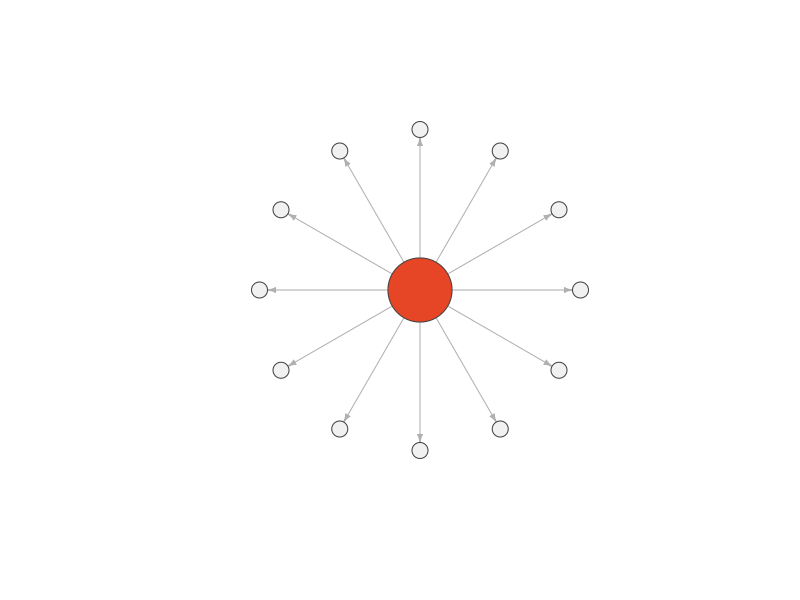
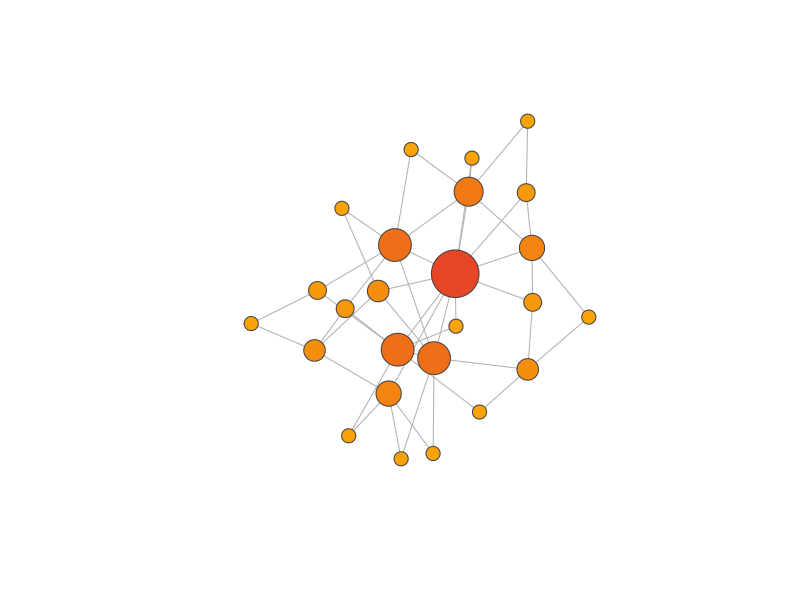
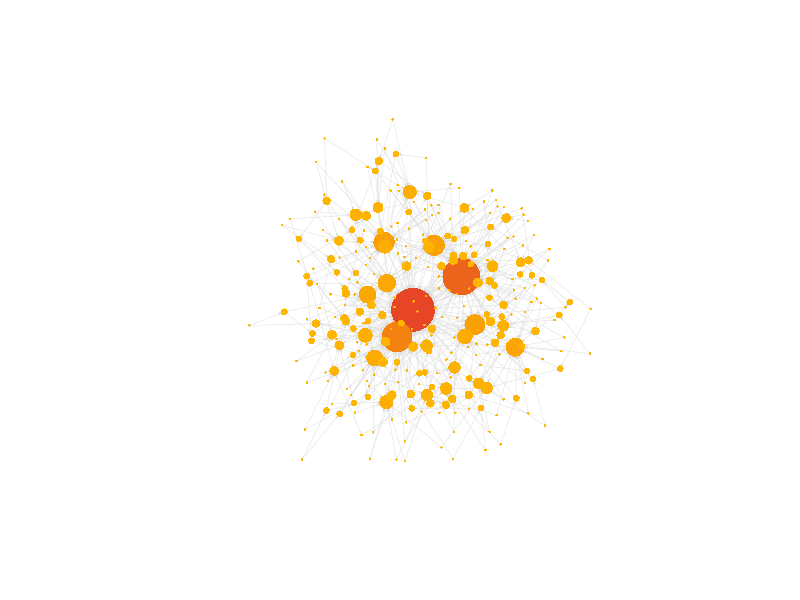
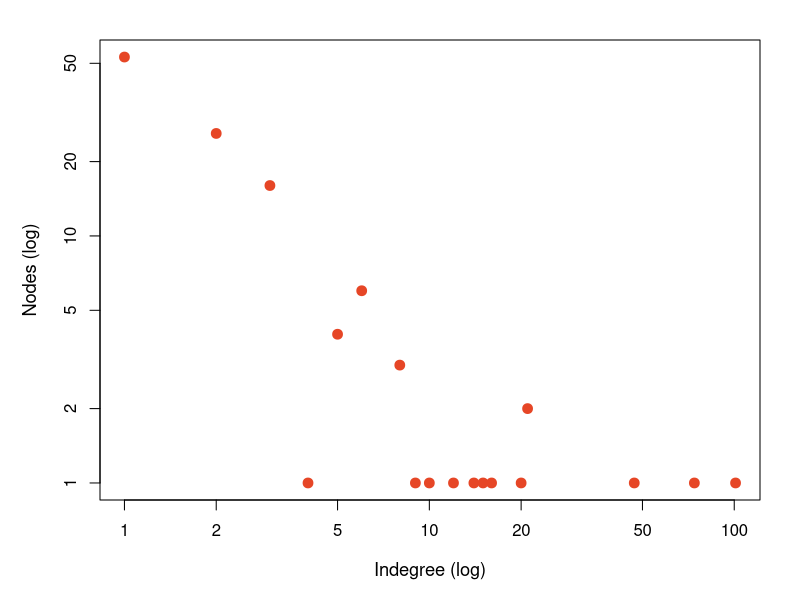
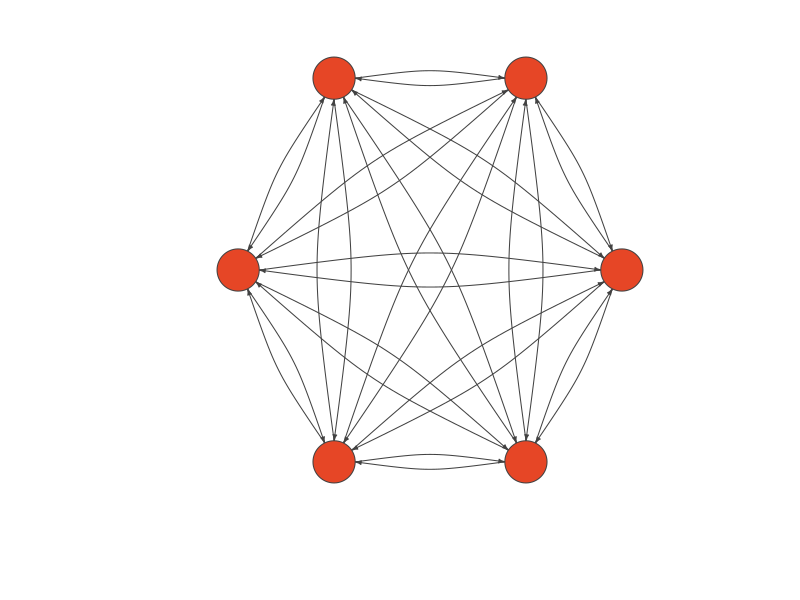
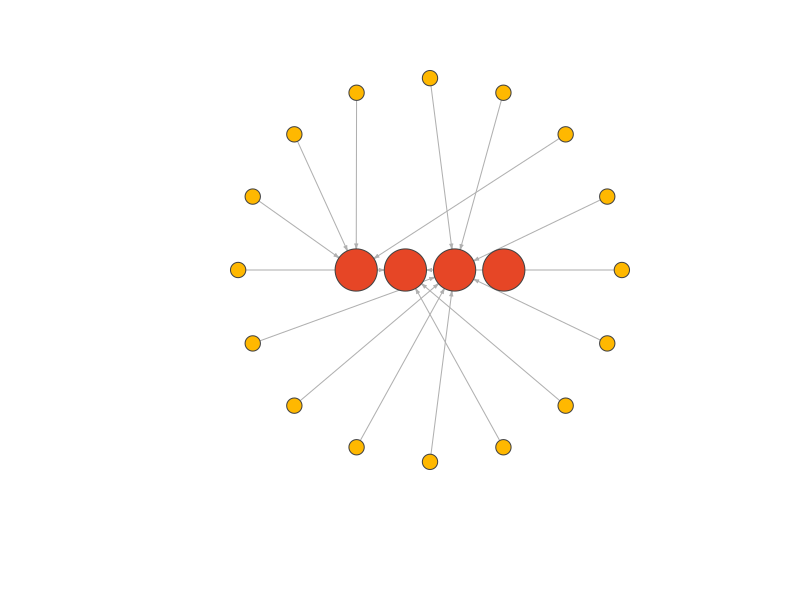

Generate these figures, in order, with R:
## ---- chunk 1
#| label: fig-broadcast-gatekeeping
#| fig-cap: "Broadcast gatekeeping: one newsroom, many passive recipients"
#| fig-width: 5
#| fig-height: 5
library(igraph)
set.seed(42)
g_broadcast <- make_star(13, mode = "out")
plot(g_broadcast,
     layout = layout_as_star(g_broadcast),
     vertex.size = c(40, rep(10, 12)),
     vertex.color = c("#e64626", rep("#F1F1F1", 12)),
     vertex.label = NA,
     vertex.frame.color = "#424242",
     edge.arrow.size = 0.4,
     edge.color = "#B0B0B0")
## ---- chunk 2
#| label: fig-networked-gatekeeping
#| fig-cap: "Networked gatekeeping: many actors, unequal degrees of power"
#| fig-width: 5
#| fig-height: 5
set.seed(7)
g_networked <- sample_pa(n = 25, power = 1.1, m = 2, directed = FALSE)
deg <- degree(g_networked)
pal <- colorRampPalette(c("#FFB800", "#e64626"))(max(deg) + 1)
plot(g_networked,
     layout = layout_with_fr(g_networked),
     vertex.size = 4 + deg * 2.2,
     vertex.color = pal[deg + 1],
     vertex.label = NA,
     vertex.frame.color = "#424242",
     edge.color = "#B0B0B0")
## ---- chunk 3
#| include: false
library(igraph)
set.seed(11)
g_pl <- sample_pa(n = 300, power = 1, m = 2, directed = TRUE)
deg_pl <- degree(g_pl, mode = "in")
## ---- chunk 4
#| label: fig-powerlaw-network
#| fig-cap: "A hypothetical network grown by preferential attachment"
#| fig-width: 4
#| fig-height: 4
plot(g_pl,
     layout = layout_with_fr(g_pl),
     vertex.size = 1.5 + sqrt(deg_pl) * 2.4,
     vertex.color = colorRampPalette(c("#FFB800", "#e64626"))(max(deg_pl) + 1)[deg_pl + 1],
     vertex.label = NA,
     vertex.frame.color = NA,
     edge.arrow.size = 0.1,
     edge.color = "#DEDEDE",
     edge.width = 0.5)
## ---- chunk 5
#| label: fig-powerlaw-distribution
#| fig-cap: "Log-log axes: a straight line is the power-law signature"
#| fig-width: 4
#| fig-height: 4
tab <- table(deg_pl)
tab <- tab[names(tab) != "0"]
par(mar = c(5, 5, 2, 2))
plot(as.numeric(names(tab)), as.numeric(tab), log = "xy", pch = 19, col = "#e64626",
     xlab = "Indegree (log)", ylab = "Nodes (log)",
     cex = 1.3, cex.lab = 1.1)
## ---- chunk 6
#| include: false
g_dense <- make_full_graph(6, directed = TRUE)
dens_dense <- edge_density(g_dense)
recip_dense <- reciprocity(g_dense)

n_elite <- 4
n_crowd <- 16
g_sparse <- make_empty_graph(n = n_elite + n_crowd, directed = TRUE)
V(g_sparse)$type <- c(rep("elite", n_elite), rep("crowd", n_crowd))
set.seed(5)
edges <- c()
for (i in 1:n_crowd) {
  target <- sample(1:n_elite, 1)
  edges <- c(edges, n_elite + i, target)
}
g_sparse <- add_edges(g_sparse, edges)
dens_sparse <- edge_density(g_sparse)
recip_sparse <- reciprocity(g_sparse)

cap_dense <- sprintf("A dense, reciprocal elite (density = %.2f, reciprocity = %.2f)", dens_dense, recip_dense)
cap_sparse <- sprintf("What #Egypt's elites looked like (density = %.2f, reciprocity = %.2f)", dens_sparse, recip_sparse)
## ---- chunk 7
#| label: fig-dense-reciprocal
#| fig-cap: !expr cap_dense
#| fig-width: 4
#| fig-height: 4
plot(g_dense,
     layout = layout_in_circle(g_dense),
     vertex.size = 22,
     vertex.color = "#e64626",
     vertex.label = NA,
     vertex.frame.color = "#424242",
     edge.arrow.size = 0.3,
     edge.color = "#424242",
     edge.curved = 0.15)
## ---- chunk 8
#| label: fig-sparse-nonreciprocal
#| fig-cap: !expr cap_sparse
#| fig-width: 4
#| fig-height: 4
lay <- matrix(0, nrow = n_elite + n_crowd, ncol = 2)
lay[1:n_elite, ] <- cbind(seq(-1, 1, length.out = n_elite), 0)
ang <- seq(0, 2*pi, length.out = n_crowd + 1)[1:n_crowd]
lay[(n_elite+1):(n_elite+n_crowd), ] <- cbind(2.6*cos(ang), 2.6*sin(ang))
plot(g_sparse,
     layout = lay,
     vertex.size = ifelse(V(g_sparse)$type == "elite", 22, 8),
     vertex.color = ifelse(V(g_sparse)$type == "elite", "#e64626", "#FFB800"),
     vertex.label = NA,
     vertex.frame.color = "#424242",
     edge.arrow.size = 0.25,
     edge.color = "#B0B0B0")
